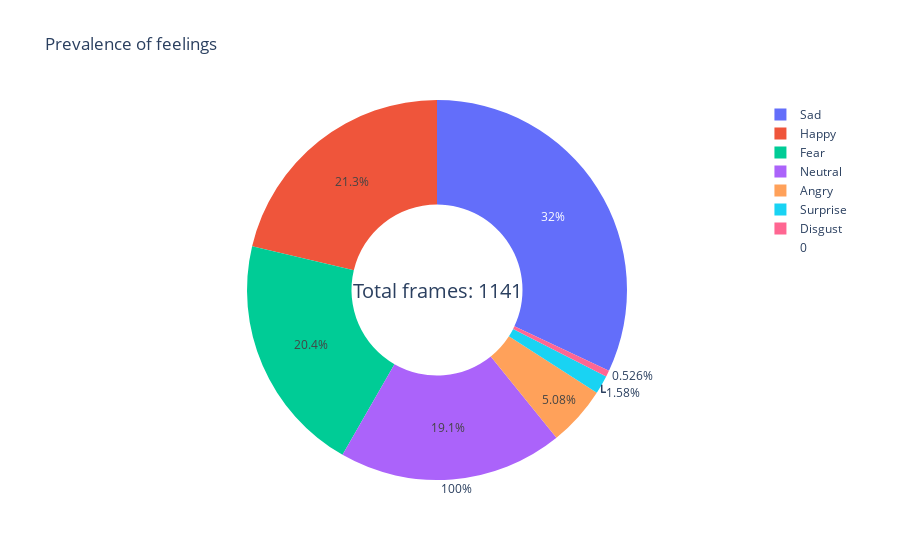

Notebook source saved alongside this figure:
### Code cell
# create the data for the outer and inner rings
outer_data = go.Pie(labels=feeling_counts.index, values=feeling_counts.values, hole=0.45)
inner_data = go.Pie(labels=[''], values=[1], hole=1, marker=dict(colors=['white']))

# create the layout for the chart
layout = go.Layout(title='Prevalence of feelings', annotations=[{
            'text': 'Total frames: {}'.format(len(max_prob_df)),
            'font': {'size': 20},
            'showarrow': False,
            'x': 0.5,
            'y': 0.5
        }])

# create the figure object and display the chart
fig = go.Figure(data=[outer_data, inner_data], layout=layout)
fig.show()

### Figure 1 — Plotly figure (JSON) as saved in the notebook; plotly's stock layout.template omitted (floating-point values rounded to 4 significant figures)
{"data": [{"hole": 0.45, "labels": ["Angry", "Disgust", "Fear", "Happy", "Neutral", "Sad", "Surprise"], "type": "pie", "values": [58, 6, 233, 243, 218, 365, 18]}, {"hole": 1, "labels": [""], "marker": {"colors": ["white"]}, "type": "pie", "values": [1]}], "layout": {"annotations": [{"font": {"size": 20}, "showarrow": false, "text": "Total frames: 1141", "x": 0.5, "y": 0.5}], "title": {"text": "Prevalence of feelings"}}}
